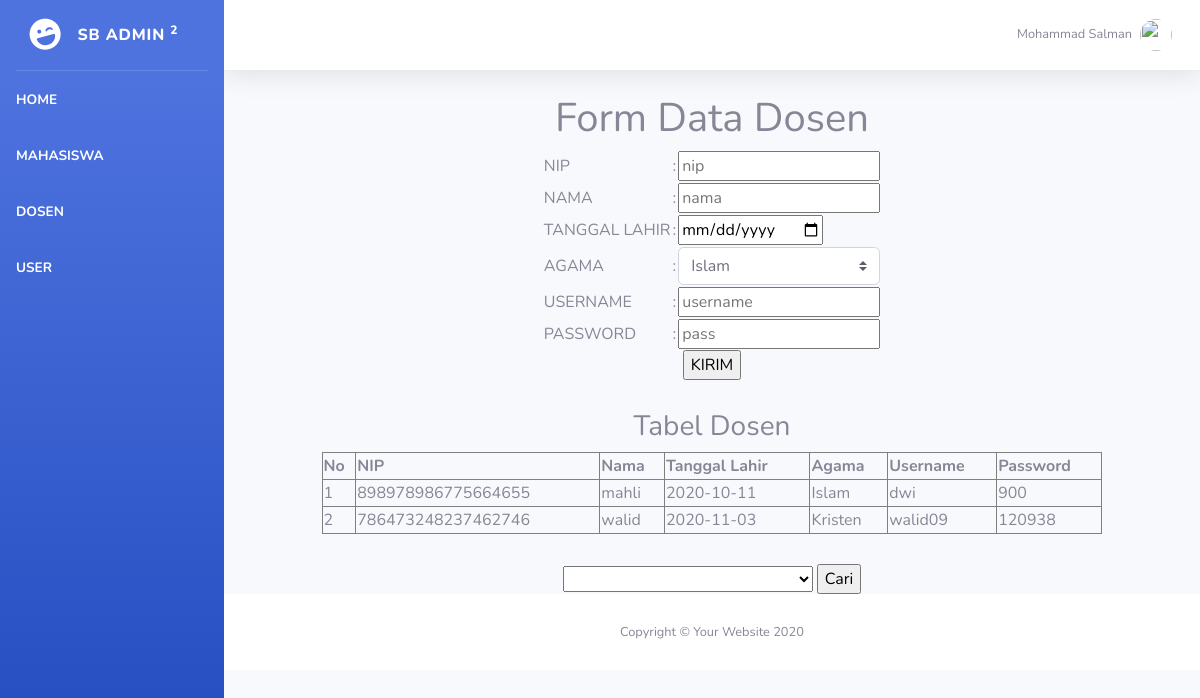
Page /web_bootstrap_mohammad_salman_tugas/dosen.php on the committed database.
### tables this page shows
CREATE TABLE `dosen` (
  `nip` varchar(18) NOT NULL,
  `nama` varchar(50) NOT NULL,
  `tanggal_lahir` date NOT NULL,
  `agama` varchar(20) NOT NULL,
  `username` varchar(30) NOT NULL,
  `password` varchar(30) NOT NULL
);

### web_bootstrap_mohammad_salman_tugas/dosen.php (the view, shortened to what this page needs)
<?php
include_once("config.php");
$result = mysqli_query($mysqli, "SELECT * FROM dosen ORDER BY nip DESC");
?>
<!DOCTYPE html>
<html lang="en">
<head>
  <link href="vendor/fontawesome-free/css/all.min.css" rel="stylesheet" type="text/css">
  <link href="css/sb-admin-2.min.css" rel="stylesheet">
</head>
<body id="page-top">
  <div id="wrapper">
    <?php include "./sidebar.php"?>
    <div id="content-wrapper" class="d-flex flex-column">
      <div id="content">
        <nav class="navbar navbar-expand navbar-light bg-white topbar mb-4 static-top shadow">
          <ul class="navbar-nav ml-auto">
            <li class="nav-item dropdown no-arrow">
              <a class="nav-link dropdown-toggle" href="#" id="userDropdown" role="button" data-toggle="dropdown" aria-haspopup="true" aria-expanded="false">
                <span class="mr-2 d-none d-lg-inline text-gray-600 small">Mohammad Salman</span>
                <img class="img-profile rounded-circle" src="https://source.unsplash.com/QAB-WJcbgJk/60x60">
              </a>
            </li>
          </ul>
        </nav>
      <center>
  <h1>Form Data Dosen</h1>
  <form action="simpand.php" method="POST">
    <table>
      <tr>
        <td>NIP</td>
        <td>:</td>
        <td><input type="text" name="ta" placeholder="nip" onKeyDown="textCounter(this.form.ta,this.form.countDisplay);" onKeyUp="textCounter(this.form.ta,this.form.countDisplay);"></td>
      </tr>
      <tr>
        <td>NAMA</td>
        <td>:</td>
        <td><input type="text" name="nama" placeholder="nama" onkeypress="return huruf(event)" onkeydown="return namafungsi(event)"></td>
      </tr>
      <tr>
        <td>TANGGAL LAHIR</td>
        <td>:</td>
        <td><input type="date" name="tgl_lahir"></td>
      </tr>
      <tr>
        <td>AGAMA</td>
        <td>:</td>
        <td><select class="custom-select" name="agama">
                <option value="Islam">Islam</option>
            </select>
        </td>
      </tr>
      <tr>
        <td>USERNAME</td>
        <td>:</td>
        <td><input type="text" name="username" placeholder="username"></td>
      </tr>
      <tr>
        <td>PASSWORD</td>
        <td>:</td>
        <td><input type="password" name="password" placeholder="pass"></td>
      </tr>
    </table>
    <center><input type="submit" name="" value="KIRIM"></center>
    <h3 style="margin-top: 30px;">Tabel Dosen</h3>
    <table width='80%' border=1>
    <tr>
       <th>No</th> <th>NIP</th> <th>Nama</th> <th>Tanggal Lahir</th> <th>Agama</th> <th>Username</th> <th>Password</th>
    </tr>
    <?php
    $no=1;
    while($user_data = mysqli_fetch_array($result)) {
        echo "<tr>";
        echo "<td>".$no++."</td>";
        echo "<td>".$user_data['nip']."</td>";
        echo "<td>".$user_data['nama']."</td>";
        echo "<td>".$user_data['tanggal_lahir']."</td>";
        echo "<td>".$user_data['agama']."</td>";
        echo "<td>".$user_data['username']."</td>";
        echo "<td>".$user_data['password']."</td>";
    }
    ?>
    </table>
  </form>
  <form>
    <div style="margin-top: 30px;">
    <form method="GET">
      <select name="nip">
        <option value=""></option>
          <?php
            $result = mysqli_query($mysqli,"SELECT * FROM dosen");
            while($user_data = mysqli_fetch_array($result)){
              ?>
                <option value="<?=$user_data['nip']?>"><?=$user_data['nip']." - ".$user_data['nama']?></option>
          <?php
        }
       ?>
      </select>
      <input type="submit" value="Cari">
    </form>
  </div>
      <footer class="sticky-footer bg-white">
        <div class="container my-auto">
          <div class="copyright text-center my-auto">
            <span>Copyright &copy; Your Website 2020</span>
          </div>
        </div>
      </footer>
    </div>
  </div>
</body>
</html>

### rows in the picture
dosen: nip "898978986775664655", nama "mahli", tanggal_lahir "2020-10-11", agama "Islam", username "dwi", password "900"
dosen: nip "786473248237462746", nama "walid", tanggal_lahir "2020-11-03", agama "Kristen", username "walid09", password "120938"
